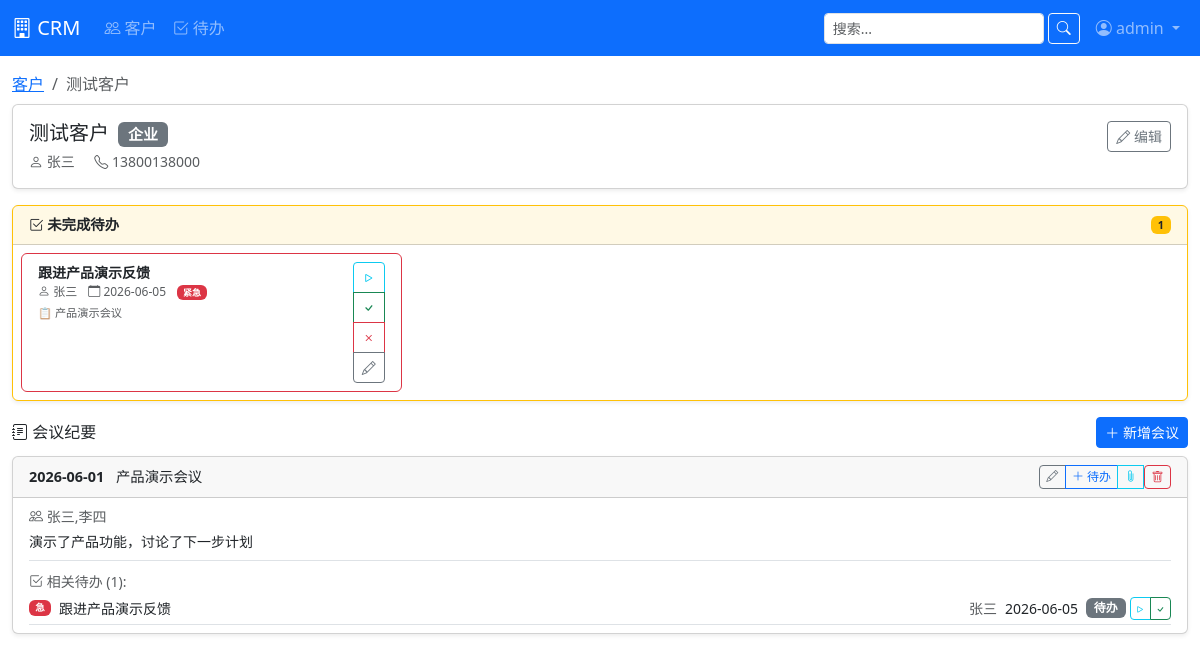
The page /customers/1 (signed in) on the database its author committed.
### tables this page shows
CREATE TABLE customers (
    id INTEGER PRIMARY KEY AUTOINCREMENT,
    local_id TEXT UNIQUE,
    name TEXT NOT NULL,
    type TEXT DEFAULT '',
    owner TEXT DEFAULT '',
    contacts TEXT DEFAULT '',
    phone TEXT DEFAULT '',
    email TEXT DEFAULT '',
    telegram TEXT DEFAULT '',
    address TEXT DEFAULT '',
    notes TEXT DEFAULT '',
    created_at TIMESTAMP DEFAULT CURRENT_TIMESTAMP,
    updated_at TIMESTAMP DEFAULT CURRENT_TIMESTAMP,
    deleted_at TIMESTAMP,
    sync_status TEXT DEFAULT 'synced'
);

CREATE TABLE tasks (
    id INTEGER PRIMARY KEY AUTOINCREMENT,
    local_id TEXT UNIQUE,
    customer_id INTEGER NOT NULL,
    customer_local_id TEXT,
    meeting_id INTEGER,
    meeting_local_id TEXT,
    title TEXT NOT NULL,
    owner TEXT DEFAULT '',
    due_date TEXT,
    status TEXT DEFAULT 'pending',
    priority TEXT DEFAULT 'normal',
    note TEXT DEFAULT '',
    created_at TIMESTAMP DEFAULT CURRENT_TIMESTAMP,
    updated_at TIMESTAMP DEFAULT CURRENT_TIMESTAMP,
    completed_at TIMESTAMP,
    deleted_at TIMESTAMP,
    sync_status TEXT DEFAULT 'synced',
    FOREIGN KEY (customer_id) REFERENCES customers(id),
    FOREIGN KEY (meeting_id) REFERENCES meetings(id)
);

CREATE TABLE meetings (
    id INTEGER PRIMARY KEY AUTOINCREMENT,
    local_id TEXT UNIQUE,
    customer_id INTEGER NOT NULL,
    customer_local_id TEXT,
    meeting_date TEXT NOT NULL,
    title TEXT DEFAULT '',
    participants TEXT DEFAULT '',
    content TEXT DEFAULT '',
    created_at TIMESTAMP DEFAULT CURRENT_TIMESTAMP,
    updated_at TIMESTAMP DEFAULT CURRENT_TIMESTAMP,
    deleted_at TIMESTAMP,
    sync_status TEXT DEFAULT 'synced',
    FOREIGN KEY (customer_id) REFERENCES customers(id)
);

### app.py (the view)
    @app.route("/customers/<int:cid>")
    @login_required
    def customer_detail(cid):
        customer = query_one("SELECT * FROM customers WHERE id=? AND deleted_at IS NULL", (cid,))
        if not customer:
            flash("客户不存在", "danger")
            return redirect(url_for("customers"))
        customer_tasks = query_all(
            """SELECT t.*, m.title as meeting_title, m.meeting_date as meeting_date
               FROM tasks t
               LEFT JOIN meetings m ON t.meeting_id = m.id AND m.deleted_at IS NULL
               WHERE t.customer_id=? AND t.deleted_at IS NULL
               ORDER BY
                 CASE t.status WHEN 'pending' THEN 0 WHEN 'in_progress' THEN 1 WHEN 'completed' THEN 2 WHEN 'cancelled' THEN 3 END,
                 CASE WHEN t.due_date IS NULL THEN 1 ELSE 0 END,
                 t.due_date ASC""",
            (cid,),
        )
        meetings = query_all(
            """SELECT * FROM meetings
               WHERE customer_id=? AND deleted_at IS NULL
               ORDER BY meeting_date DESC, created_at DESC""",
            (cid,),
        )
        meeting_tasks = {}
        for m in meetings:
            meeting_tasks[m["id"]] = query_all(
                """SELECT * FROM tasks
                   WHERE meeting_id=? AND deleted_at IS NULL
                   ORDER BY
                     CASE status WHEN 'pending' THEN 0 WHEN 'in_progress' THEN 1 WHEN 'completed' THEN 2 WHEN 'cancelled' THEN 3 END,
                     due_date ASC""",
                (m["id"],),
            )
        meeting_attachments = {}
        for m in meetings:
            meeting_attachments[m["id"]] = query_all(
                """SELECT * FROM attachments
                   WHERE meeting_id=? AND deleted_at IS NULL
                   ORDER BY created_at DESC""",
                (m["id"],),
            )
        pending_tasks = [t for t in customer_tasks if t["status"] in ("pending", "in_progress")]
        pending_count = len(pending_tasks)
        completed_count = sum(1 for t in customer_tasks if t["status"] == "completed")
        all_task_list = []
        for mt in meeting_tasks.values():
            all_task_list.extend(mt)
        all_att_list = []
        for ma in meeting_attachments.values():
            all_att_list.extend(ma)
        now = datetime.now(timezone.utc)
        return render_template(
            "customer_detail.html",
            customer=customer,
            pending_tasks=pending_tasks,
            all_tasks=all_task_list,
            attachments=all_att_list,
            meetings=meetings,
            meeting_tasks=meeting_tasks,
            meeting_attachments=meeting_attachments,
            pending_count=pending_count,
            completed_count=completed_count,
            now=now,
        )

### auth.py (called while the page is built)
def login_required(view):
    @wraps(view)
    def wrapped(*args, **kwargs):
        if not session.get("user_id"):
            return redirect(url_for("auth.login_page"))
        return view(*args, **kwargs)
    return wrapped

### db.py (called while the page is built)
def get_db():
    if "db" not in g:
        g.db = sqlite3.connect(DATABASE)
        g.db.row_factory = sqlite3.Row
        g.db.execute("PRAGMA journal_mode=WAL")
        g.db.execute("PRAGMA foreign_keys=ON")
    return g.db

def row_to_dict(row):
    if row is None:
        return None
    return dict(row)

def rows_to_dicts(rows):
    return [dict(r) for r in rows]

def query_one(sql, params=()):
    row = get_db().execute(sql, params).fetchone()
    return row_to_dict(row)

def query_all(sql, params=()):
    return rows_to_dicts(get_db().execute(sql, params).fetchall())

### templates/customer_detail.html (shortened to what this page needs)
{% extends "base.html" %}
{% block content %}
<div class="container-fluid py-3">
  <nav aria-label="breadcrumb">
    <ol class="breadcrumb small">
      <li class="breadcrumb-item"><a href="{{ url_for('customers') }}">客户</a></li>
      <li class="breadcrumb-item active">{{ customer.name }}</li>
    </ol>
  </nav>
  <div class="card mb-3 shadow-sm">
    <div class="card-body">
      <div class="d-flex flex-wrap justify-content-between align-items-start">
        <div>
          <h5 class="card-title mb-1">{{ customer.name }}
            {% if customer.type %}<span class="badge bg-secondary ms-1">{{ customer.type }}</span>{% endif %}
          </h5>
          <div class="text-muted small">
            {% if customer.owner %}<span class="me-3"><i class="bi bi-person"></i> {{ customer.owner }}</span>{% endif %}
            {% if customer.phone %}<span class="me-3"><i class="bi bi-telephone"></i> {{ customer.phone }}</span>{% endif %}
          </div>
        </div>
        <div>
          <button class="btn btn-outline-secondary btn-sm" onclick='editCustomer({{ customer | tojson | safe }})'
                  data-bs-toggle="modal" data-bs-target="#customerModal">
            <i class="bi bi-pencil"></i> 编辑
          </button>
        </div>
      </div>
    </div>
  </div>
  <div class="card mb-3 border-warning shadow-sm" id="tasks">
    <div class="card-header bg-warning bg-opacity-10 d-flex justify-content-between align-items-center">
      <strong><i class="bi bi-check2-square"></i> 未完成待办</strong>
      <span class="badge bg-warning text-dark">{{ pending_tasks | length }}</span>
    </div>
    <div class="card-body p-2">
      {% if pending_tasks %}
      <div class="row g-2">
        {% for t in pending_tasks %}
        <div class="col-md-6 col-lg-4">
          <div class="card border-{% if t.priority == 'urgent' %}danger{% elif t.priority == 'important' %}warning{% else %}light{% endif %} h-100">
            <div class="card-body py-2 px-3">
              <div class="d-flex justify-content-between align-items-start">
                <div class="flex-grow-1 me-2">
                  <div class="fw-semibold small {% if t.status == 'completed' %}text-decoration-line-through text-muted{% endif %}">
                    {{ t.title }}
                  </div>
                  <div class="text-muted" style="font-size:0.75rem">
                    {% if t.owner %}<span class="me-2"><i class="bi bi-person"></i> {{ t.owner }}</span>{% endif %}
                    {% if t.due_date %}
                      {% set due = t.due_date %}
                      {% set today = now.strftime('%Y-%m-%d') %}
                      <span class="me-2 {% if due < today %}text-danger fw-bold{% endif %}">
                        <i class="bi bi-calendar"></i> {{ due }}
                      </span>
                    {% endif %}
                    <span class="badge bg-{{ {'urgent':'danger','important':'warning','normal':'secondary'}.get(t.priority, 'secondary') }}">
                      {{ {'urgent':'紧急','important':'重要','normal':'普通'}.get(t.priority, t.priority) }}
                    </span>
                  </div>
                  {% if t.meeting_title %}
                  <div class="text-muted mt-1" style="font-size:0.7rem">📋 {{ t.meeting_title }}</div>
                  {% endif %}
                </div>
                <div class="btn-group-vertical btn-group-sm">
                  {% if t.status == 'pending' %}
                  <button class="btn btn-outline-info btn-sm" title="开始"
                    onclick="quickStatus({{ t.id }}, 'in_progress')"><i class="bi bi-play"></i></button>
                  {% endif %}
                  {% if t.status in ('pending','in_progress') %}
                  <button class="btn btn-outline-success btn-sm" title="完成"
                    onclick="quickStatus({{ t.id }}, 'completed')"><i class="bi bi-check"></i></button>
                  {% endif %}
                  <button class="btn btn-outline-danger btn-sm" title="取消"
                    onclick="quickStatus({{ t.id }}, 'cancelled')"><i class="bi bi-x"></i></button>
                  <button class="btn btn-outline-secondary btn-sm" title="编辑"
                    onclick='editTask({{ t | tojson | safe }})' data-bs-toggle="modal" data-bs-target="#taskModal">
                    <i class="bi bi-pencil"></i>
                  </button>
                </div>
              </div>
            </div>
          </div>
        </div>
        {% endfor %}
      </div>
      {% else %}
      <p class="text-muted text-center py-2 mb-0">暂无未完成待办</p>
      {% endif %}
    </div>
  </div>
  <div class="d-flex justify-content-between align-items-center mb-2">
    <h6 class="mb-0"><i class="bi bi-journal-text"></i> 会议纪要</h6>
    <button class="btn btn-primary btn-sm" data-bs-toggle="modal" data-bs-target="#meetingModal" onclick="clearMeetingForm()">
      <i class="bi bi-plus-lg"></i> 新增会议
    </button>
  </div>
  {% if meetings %}
  {% for m in meetings %}
  <div class="card mb-3 shadow-sm">
    <div class="card-header d-flex flex-wrap justify-content-between align-items-center py-2">
      <div>
        <span class="fw-semibold">{{ m.meeting_date }}</span>
        <span class="ms-2">{{ m.title or '无标题' }}</span>
      </div>
      <div class="btn-group btn-group-sm">
        <button class="btn btn-outline-secondary btn-sm" onclick='editMeeting({{ m | tojson | safe }})'
                data-bs-toggle="modal" data-bs-target="#meetingModal">
          <i class="bi bi-pencil"></i>
        </button>
        <button class="btn btn-outline-primary btn-sm" onclick='addTaskForMeeting({{ m.id }})'
                data-bs-toggle="modal" data-bs-target="#taskModal">
          <i class="bi bi-plus-lg"></i> 待办
        </button>
        <button class="btn btn-outline-info btn-sm" onclick='uploadForMeeting({{ m.id }})'
                data-bs-toggle="modal" data-bs-target="#uploadModal">
          <i class="bi bi-paperclip"></i>
        </button>
        <form method="POST" action="{{ url_for('meeting_delete', mid=m.id) }}" class="d-inline"
              onsubmit="return confirm('确认删除此会议纪要？')">
          <button class="btn btn-outline-danger btn-sm"><i class="bi bi-trash"></i></button>
        </form>
      </div>
    </div>
    <div class="card-body py-2">
      {% if m.participants %}
      <p class="small text-muted mb-1"><i class="bi bi-people"></i> {{ m.participants }}</p>
      {% endif %}
      {% if m.content %}
      <div class="small" style="white-space:pre-wrap">{{ m.content }}</div>
      {% endif %}
      {% set mats = attachments | selectattr('meeting_id', 'equalto', m.id) | list %}
      {% set mtasks = all_tasks | selectattr('meeting_id', 'equalto', m.id) | list %}
      {% if mtasks %}
      <div class="mt-2 border-top pt-2">
        <small class="text-muted"><i class="bi bi-check2-square"></i> 相关待办 ({{ mtasks|length }}):</small>
        {% for t in mtasks %}
        <div class="d-flex align-items-center py-1 border-bottom {% if t.status == 'completed' %}text-decoration-line-through text-muted{% endif %}">
          <span class="badge bg-{{ {'urgent':'danger','important':'warning','normal':'secondary'}.get(t.priority, 'secondary') }} me-2" style="font-size:0.6rem">
            {{ {'urgent':'急','important':'重','normal':'普'}.get(t.priority, t.priority) }}
          </span>
          <span class="small flex-grow-1">{{ t.title }}</span>
          {% if t.owner %}<small class="text-muted me-2">{{ t.owner }}</small>{% endif %}
          {% if t.due_date %}<small class="me-2">{{ t.due_date }}</small>{% endif %}
          <span class="badge bg-{{ {'pending':'secondary','in_progress':'info','completed':'success','cancelled':'dark'}.get(t.status) }}">
            {{ {'pending':'待办','in_progress':'进行','completed':'完成','cancelled':'取消'}.get(t.status) }}
          </span>
          <div class="btn-group btn-group-sm ms-1">
            {% if t.status == 'pending' %}
            <button class="btn btn-outline-info btn-sm py-0 px-1" title="开始"
              onclick="quickStatus({{ t.id }}, 'in_progress')"><i class="bi bi-play" style="font-size:0.7rem"></i></button>
            {% endif %}
            {% if t.status in ('pending','in_progress') %}
            <button class="btn btn-outline-success btn-sm py-0 px-1" title="完成"
              onclick="quickStatus({{ t.id }}, 'completed')"><i class="bi bi-check" style="font-size:0.7rem"></i></button>
            {% endif %}
          </div>
        </div>
        {% endfor %}
      </div>
      {% endif %}
    </div>
  </div>
  {% endfor %}
  {% else %}
  <div class="text-center py-4 text-muted">
    <i class="bi bi-journal-x display-4 d-block"></i>
    <p>暂无会议纪要</p>
  </div>
  {% endif %}
</div>
{% endblock %}

### templates/base.html (shortened to what this page needs)
<!doctype html>
<html lang="zh-CN">
<head>
  <link href="https://cdn.jsdelivr.net/npm/bootstrap@5.3.3/dist/css/bootstrap.min.css" rel="stylesheet">
  <link href="https://cdn.jsdelivr.net/npm/bootstrap-icons@1.11.3/font/bootstrap-icons.css" rel="stylesheet">
  <link href="{{ url_for('static', filename='css/style.css') }}" rel="stylesheet">
</head>
<body>
  {% if session.user_id %}
  <nav class="navbar navbar-expand-lg navbar-dark bg-primary sticky-top">
    <div class="container-fluid">
      <a class="navbar-brand" href="{{ url_for('customers') }}">
        <i class="bi bi-building"></i> CRM
      </a>
      <div class="collapse navbar-collapse" id="navbarNav">
        <ul class="navbar-nav me-auto">
          <li class="nav-item">
            <a class="nav-link {% if request.endpoint == 'customers' %}active{% endif %}" href="{{ url_for('customers') }}">
              <i class="bi bi-people"></i> 客户
            </a>
          </li>
          <li class="nav-item">
            <a class="nav-link {% if request.endpoint == 'tasks' %}active{% endif %}" href="{{ url_for('tasks') }}">
              <i class="bi bi-check2-square"></i> 待办
            </a>
          </li>
        </ul>
        <form class="d-flex me-2" action="{{ url_for('search') }}" method="GET">
          <input class="form-control form-control-sm me-1" type="search" name="q" placeholder="搜索..." value="{{ request.args.get('q', '') }}">
          <button class="btn btn-outline-light btn-sm" type="submit"><i class="bi bi-search"></i></button>
        </form>
        <ul class="navbar-nav">
          <li class="nav-item dropdown">
            <a class="nav-link dropdown-toggle" href="#" role="button" data-bs-toggle="dropdown">
              <i class="bi bi-person-circle"></i> {{ session.username }}
            </a>
          </li>
        </ul>
      </div>
    </div>
  </nav>
  {% endif %}
  <main>
    {% block content %}{% endblock %}
  </main>
</body>
</html>

### static/css/style.css (style rules this page uses)
.card-header { font-size: 0.9rem; }
#tasks .card { transition: box-shadow 0.15s; }
.card-header .btn-group .btn { --bs-btn-padding-y: 0.1rem; --bs-btn-padding-x: 0.4rem; font-size: 0.75rem; }
.breadcrumb { margin-bottom: 0.5rem; }

### rows shown on the page
customers: name "测试客户", type "企业", owner "张三", phone "13800138000"
tasks: title "跟进产品演示反馈", owner "张三", due_date "2026-06-05", priority "紧急", meeting_title "产品演示会议", priority "急", status "待办"
meetings: meeting_date "2026-06-01", title "产品演示会议", participants "张三,李四", content "演示了产品功能，讨论了下一步计划", mtasks "1"

### other values the page prints
{{ session.username }} "admin"
{{ pending_tasks | length }} "1"
